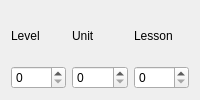
                <widget class="QWidget" name="PybraneLessonTabLessonSelectorWidget" native="true">
                 <layout class="QGridLayout" name="gridLayout_13">
                  <item row="0" column="0">
                   <widget class="QLabel" name="PybraneLessonTabLevelLabel">
                    <property name="text">
                     <string>Level</string>
                    </property>
                   </widget>
                  </item>
                  <item row="0" column="1">
                   <widget class="QLabel" name="PybraneLessonTabUnitLabel">
                    <property name="text">
                     <string>Unit</string>
                    </property>
                   </widget>
                  </item>
                  <item row="0" column="2">
                   <widget class="QLabel" name="PybraneLessonTabLessonLabel">
                    <property name="text">
                     <string>Lesson</string>
                    </property>
                   </widget>
                  </item>
                  <item row="1" column="0">
                   <widget class="QSpinBox" name="PybraneLessonTabLevelComboBox"/>
                  </item>
                  <item row="1" column="1">
                   <widget class="QSpinBox" name="PybraneLessonTabUnitComboBox"/>
                  </item>
                  <item row="1" column="2">
                   <widget class="QSpinBox" name="PybraneLessonTabLessonComboBox"/>
                  </item>
                 </layout>
                </widget>
